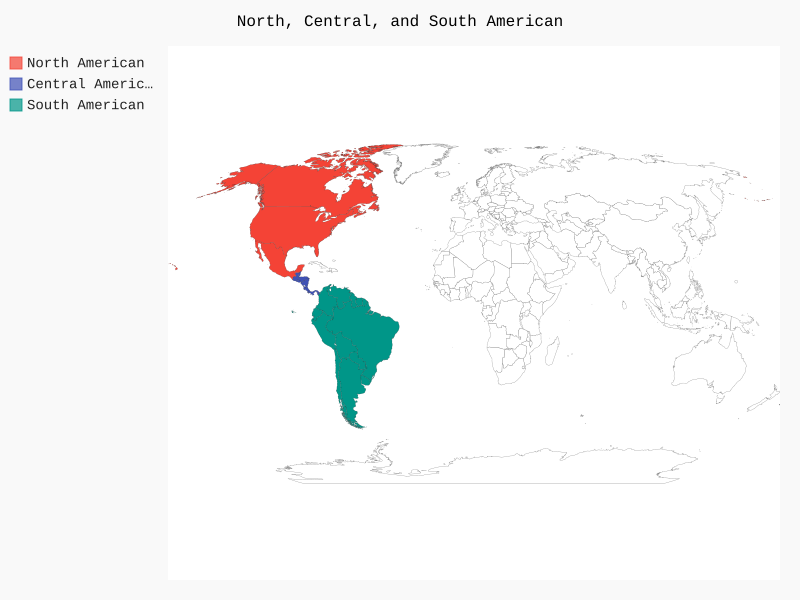

Here is the Python script that generated this plot:
import pygal.maps.world

wm = pygal.maps.world.World()
wm.title = 'North, Central, and South American'

wm.add('North American', ['ca', 'mx', 'us'])
wm.add('Central American', ['bz', 'cr', 'gt', 'hn', 'ni', 'pa', 'sv'])
wm.add('South American', ['ar', 'bo', 'br', 'cl', 'co', 'ec', 'gf', 'gy', 
	'pe', 'py', 'sr', 'uy', 've'])
	
wm.render_to_file('americas.svg')
